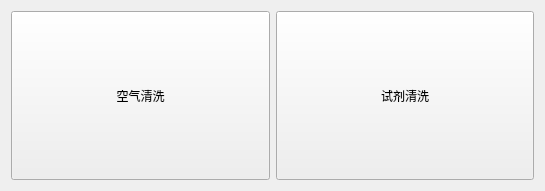
<?xml version="1.0" encoding="UTF-8"?>
<ui version="4.0">
 <class>CleanMainWin</class>
 <widget class="QWidget" name="CleanMainWin">
  <property name="geometry">
   <rect>
    <x>0</x>
    <y>0</y>
    <width>545</width>
    <height>191</height>
   </rect>
  </property>
  <property name="windowTitle">
   <string>Form</string>
  </property>
  <layout class="QHBoxLayout" name="horizontalLayout">
   <item>
    <widget class="QPushButton" name="airClean">
     <property name="sizePolicy">
      <sizepolicy hsizetype="Minimum" vsizetype="Minimum">
       <horstretch>0</horstretch>
       <verstretch>0</verstretch>
      </sizepolicy>
     </property>
     <property name="text">
      <string>空气清洗</string>
     </property>
    </widget>
   </item>
   <item>
    <widget class="QPushButton" name="reagentClean">
     <property name="sizePolicy">
      <sizepolicy hsizetype="Minimum" vsizetype="Minimum">
       <horstretch>0</horstretch>
       <verstretch>0</verstretch>
      </sizepolicy>
     </property>
     <property name="text">
      <string>试剂清洗</string>
     </property>
    </widget>
   </item>
  </layout>
 </widget>
 <resources/>
 <connections/>
</ui>
